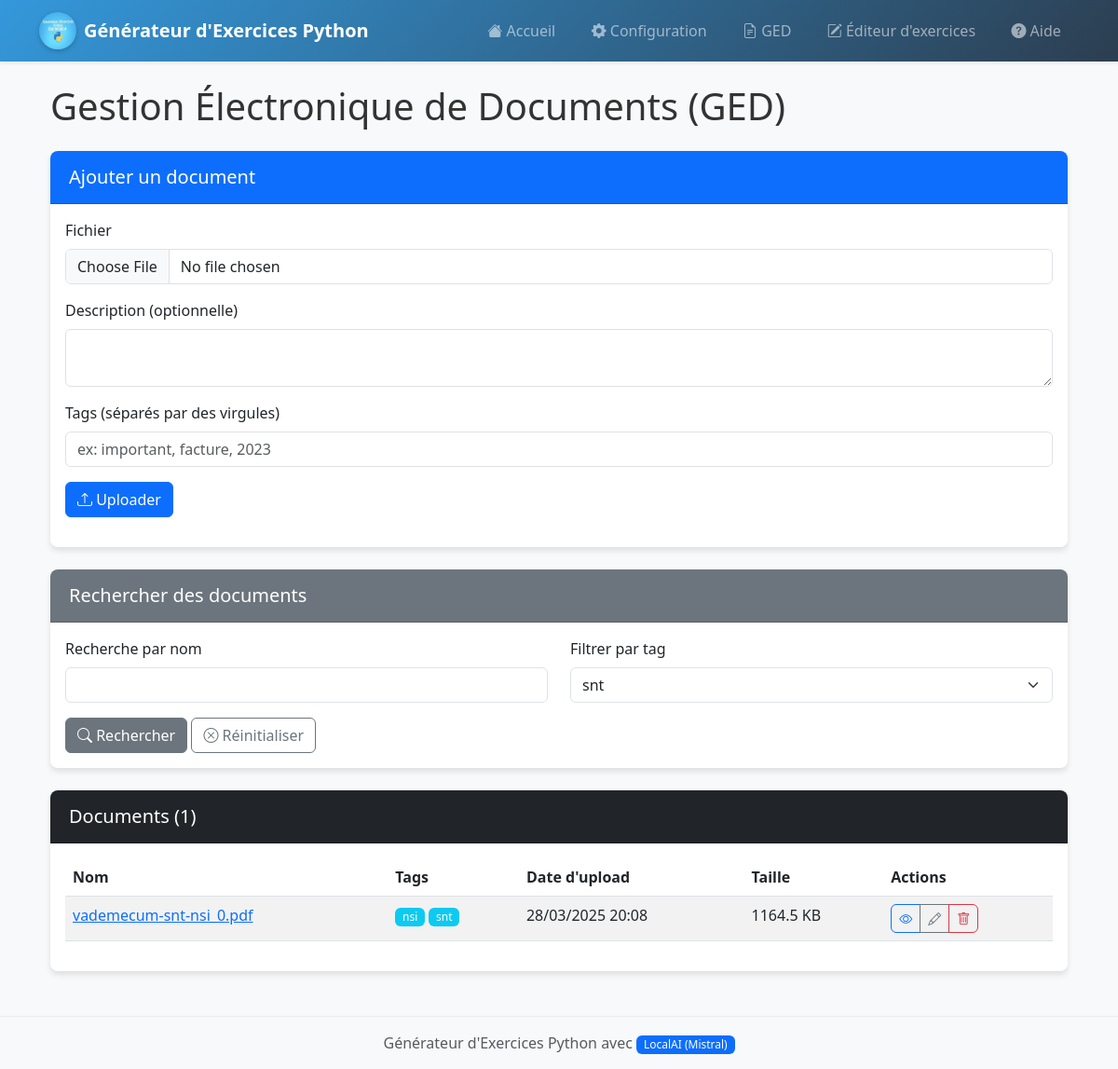
The page /ged/search?tag=snt on the database as committed earlier.
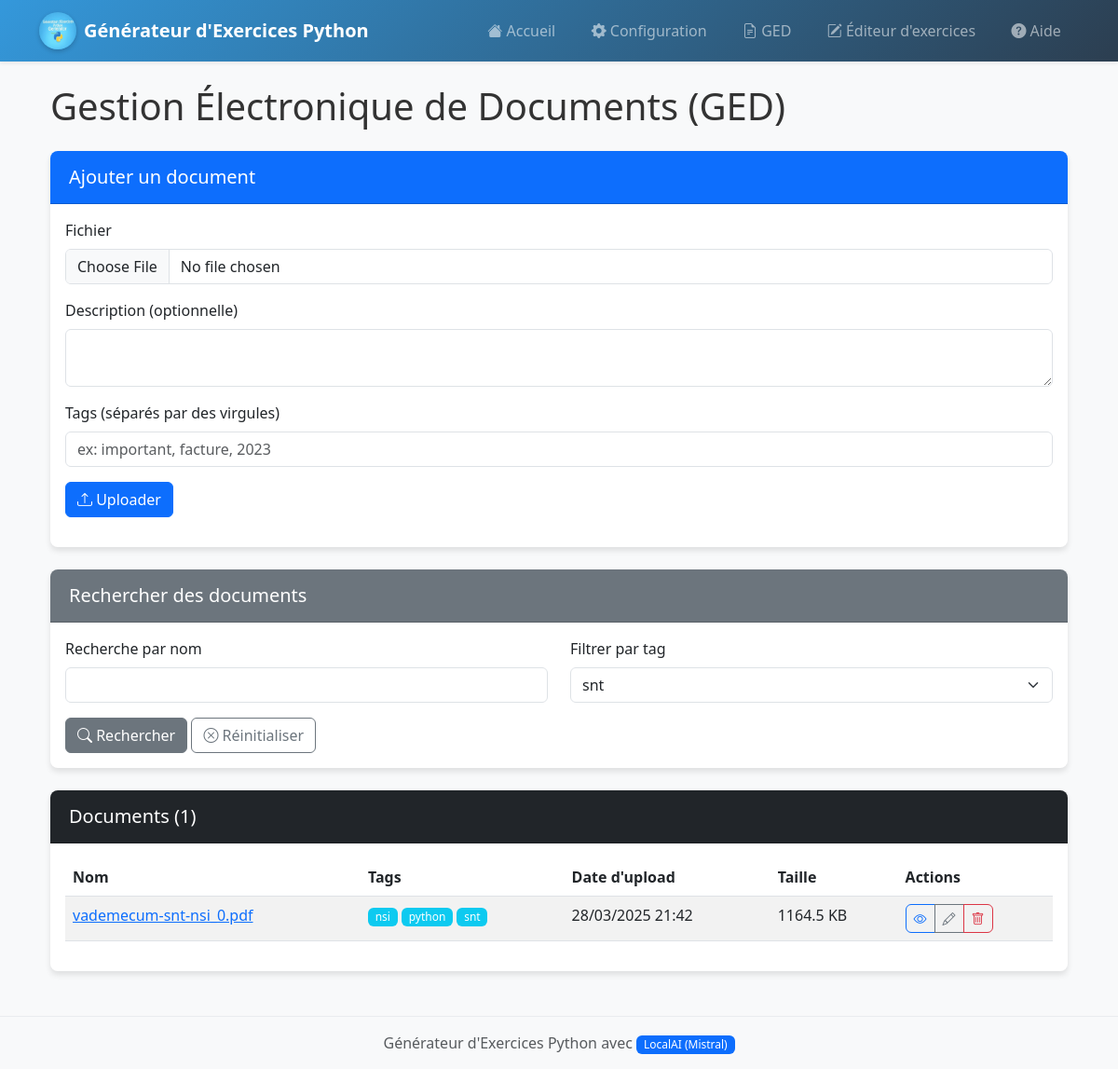
The same page on the database as committed later.
### app.py (models this page shows)
class Document(db.Model):
    id = db.Column(db.Integer, primary_key=True)
    nom_fichier = db.Column(db.String(255), nullable=False)
    nom_unique = db.Column(db.String(36), unique=True)  # UUID4
    date_upload = db.Column(db.DateTime, default=db.func.current_timestamp())
    taille_fichier = db.Column(db.Integer)  # Taille en octets
    type_mime = db.Column(db.String(100))  # Type MIME du fichier
    description = db.Column(db.Text)  # Description optionnelle
    user_id = db.Column(db.Integer)
    tags = db.relationship('Tag', secondary='document_tags', backref='documents')

class Tag(db.Model):
    id = db.Column(db.Integer, primary_key=True)
    nom = db.Column(db.String(50), unique=True)

### app.py (the view)
@app.route('/ged/search')
def search_documents():
    query = request.args.get('q', '')
    tag = request.args.get('tag', '')
    documents_query = Document.query
    if query:
        documents_query = documents_query.filter(Document.nom_fichier.ilike(f'%{query}%'))
    if tag:
        documents_query = documents_query.join(Document.tags).filter(Tag.nom == tag)
    documents = documents_query.order_by(Document.date_upload.desc()).all()
    tags = Tag.query.order_by(Tag.nom).all()
    return render_template('ged.html', documents=documents, tags=tags, query=query, selected_tag=tag)

### templates/ged.html (shortened to what this page needs)
{% extends "layout.html" %}
{% block content %}
<div class="container">
    <h1 class="mb-4">Gestion Électronique de Documents (GED)</h1>
    <div class="card mb-4">
        <div class="card-header bg-primary text-white">
            <h5 class="mb-0">Ajouter un document</h5>
        </div>
        <div class="card-body">
            <form id="uploadForm" enctype="multipart/form-data">
                <div class="mb-3">
                    <label for="file" class="form-label">Fichier</label>
                    <input type="file" class="form-control" id="file" name="file" required>
                </div>
                <div class="mb-3">
                    <label for="description" class="form-label">Description (optionnelle)</label>
                    <textarea class="form-control" id="description" name="description" rows="2"></textarea>
                </div>
                <div class="mb-3">
                    <label for="tags" class="form-label">Tags (séparés par des virgules)</label>
                    <input type="text" class="form-control" id="tags" name="tags" placeholder="ex: important, facture, 2023">
                </div>
                <button type="submit" class="btn btn-primary">
                    <i class="bi bi-upload"></i> Uploader
                </button>
            </form>
        </div>
    </div>
    <div class="card mb-4">
        <div class="card-header bg-secondary text-white">
            <h5 class="mb-0">Rechercher des documents</h5>
        </div>
        <div class="card-body">
            <form action="{{ url_for('search_documents') }}" method="get">
                <div class="row">
                    <div class="col-md-6 mb-3">
                        <label for="q" class="form-label">Recherche par nom</label>
                        <input type="text" class="form-control" id="q" name="q" value="{{ query|default('') }}">
                    </div>
                    <div class="col-md-6 mb-3">
                        <label for="tag" class="form-label">Filtrer par tag</label>
                        <select class="form-select" id="tag" name="tag">
                            {% for tag in tags %}
                            <option value="{{ tag.nom }}" {% if selected_tag == tag.nom %}selected{% endif %}>{{ tag.nom }}</option>
                            {% endfor %}
                        </select>
                    </div>
                </div>
                <button type="submit" class="btn btn-secondary">
                    <i class="bi bi-search"></i> Rechercher
                </button>
                {% if query or selected_tag %}
                <a href="{{ url_for('ged') }}" class="btn btn-outline-secondary">
                    <i class="bi bi-x-circle"></i> Réinitialiser
                </a>
                {% endif %}
            </form>
        </div>
    </div>
    <div class="card">
        <div class="card-header bg-dark text-white">
            <h5 class="mb-0">Documents ({{ documents|length }})</h5>
        </div>
        <div class="card-body">
            {% if documents %}
            <div class="table-responsive">
                <table class="table table-striped table-hover">
                    <thead>
                        <tr>
                            <th>Nom</th>
                            <th>Tags</th>
                            <th>Date d'upload</th>
                            <th>Taille</th>
                            <th>Actions</th>
                        </tr>
                    </thead>
                    <tbody>
                        {% for document in documents %}
                        <tr>
                            <td>
                                <a href="{{ url_for('view_document', document_id=document.id) }}" target="_blank">
                                    {{ document.nom_fichier }}
                                </a>
                            </td>
                            <td>
                                {% for tag in document.tags %}
                                <a href="{{ url_for('search_documents', tag=tag.nom) }}" class="badge bg-info text-decoration-none">
                                    {{ tag.nom }}
                                </a>
                                {% endfor %}
                            </td>
                            <td>{{ document.date_upload.strftime('%d/%m/%Y %H:%M') }}</td>
                            <td>{{ (document.taille_fichier / 1024)|round(1) }} KB</td>
                            <td>
                                <div class="btn-group">
                                    <a href="{{ url_for('view_document', document_id=document.id) }}" class="btn btn-sm btn-outline-primary" target="_blank" title="Voir">
                                        <i class="bi bi-eye"></i>
                                    </a>
                                    <a href="{{ url_for('edit_document', document_id=document.id) }}" class="btn btn-sm btn-outline-secondary" title="Modifier">
                                        <i class="bi bi-pencil"></i>
                                    </a>
                                    <button type="button" class="btn btn-sm btn-outline-danger" data-bs-toggle="modal" data-bs-target="#deleteModal{{ document.id }}" title="Supprimer">
                                        <i class="bi bi-trash"></i>
                                    </button>
                                </div>
                            </td>
                        </tr>
                        {% endfor %}
                    </tbody>
                </table>
            </div>
            {% else %}
            <div class="alert alert-info">
                <i class="bi bi-info-circle"></i> Aucun document trouvé.
            </div>
            {% endif %}
        </div>
    </div>
</div>
{% endblock %}

### templates/layout.html (shortened to what this page needs)
<!DOCTYPE html>
<html lang="fr">
<head>
    <link rel="stylesheet" href="https://cdn.jsdelivr.net/npm/bootstrap@5.3.0/dist/css/bootstrap.min.css">
    <link rel="stylesheet" href="https://cdn.jsdelivr.net/npm/bootstrap-icons@1.11.0/font/bootstrap-icons.css">
    <link rel="stylesheet" href="{{ url_for('static', filename='style.css') }}">
    <link rel="stylesheet" href="https://cdnjs.cloudflare.com/ajax/libs/codemirror/5.65.2/codemirror.min.css">
    <link rel="stylesheet" href="https://cdnjs.cloudflare.com/ajax/libs/codemirror/5.65.2/theme/monokai.min.css">
</head>
<body>
<nav class="navbar navbar-expand-lg navbar-dark bg-gradient shadow-sm">
    <div class="container">
        <a class="navbar-brand d-flex align-items-center" href="/">
            <img src="{{ url_for('static', filename='logo.jpg') }}" alt="Logo" width="40" height="40" class="d-inline-block align-text-top me-2 rounded-circle">
            <span class="fw-bold">Générateur d'Exercices Python</span>
        </a>
        <div class="collapse navbar-collapse" id="navbarNav">
            <ul class="navbar-nav ms-auto">
                <li class="nav-item">
                    <a class="nav-link" href="/" data-bs-toggle="tooltip" data-bs-placement="bottom" title="Accueil">
                        <i class="bi bi-house-fill"></i> Accueil
                    </a>
                </li>
                <li class="nav-item">
                    <a class="nav-link" href="/config" data-bs-toggle="tooltip" data-bs-placement="bottom" title="Paramètres du générateur d'exercices">
                        <i class="bi bi-gear-fill"></i> Configuration
                    </a>
                </li>
                <li class="nav-item">
                    <a class="nav-link" href="/ged" data-bs-toggle="tooltip" data-bs-placement="bottom" title="Gestion Électronique de Documents">
                        <i class="bi bi-file-earmark-text"></i> GED
                    </a>
                </li>
                <li class="nav-item">
                    <a class="nav-link" href="/data-editor" data-bs-toggle="tooltip" data-bs-placement="bottom" title="Éditeur de données d'exercices">
                        <i class="bi bi-pencil-square"></i> Éditeur d'exercices
                    </a>
                </li>
                <li class="nav-item">
                    <a class="nav-link" href="#" data-bs-toggle="modal" data-bs-target="#helpModal">
                        <i class="bi bi-question-circle-fill"></i> Aide
                    </a>
                </li>
            </ul>
        </div>
    </div>
</nav>
    <div class="container mt-4">
        {% block content %}{% endblock %}
    </div>
    <footer class="footer mt-5 py-3 bg-light">
        <div class="container text-center">
            <span class="text-muted">
                Générateur d'Exercices Python avec
                {% if ai_provider == 'gemini' %}
                    <span class="badge bg-info">Google Gemini</span>
                {% elif ai_provider == 'mistral' %}
                    <span class="badge bg-warning">Mistral Codestral</span>
                {% else %}
                    <span class="badge bg-primary">LocalAI (Mistral)</span>
                {% endif %}
            </span>
        </div>
    </footer>
</body>
</html>

### static/style.css (style rules this page uses)
:root { --primary-color: #3498db; --secondary-color: #2c3e50; --accent-color: #e74c3c; --success-color: #2ecc71; --warning-color: #f39c12; --info-color: #3498db; --light-color: #ecf0f1; --dark-color: #2c3e50; --transition-speed: 0.3s; --box-shadow: 0 4px 6px rgba(0, 0, 0, 0.1); --hover-shadow: 0 6px 12px rgba(0, 0, 0, 0.15); }
body { font-family: 'Segoe UI', Tahoma, Geneva, Verdana, sans-serif; background-color: #f8f9fa; color: #333; transition: background-color var(--transition-speed); }
.navbar { box-shadow: 0 2px 10px rgba(0, 0, 0, 0.1); transition: all var(--transition-speed); }
.navbar.bg-gradient { background: linear-gradient(135deg, var(--primary-color), var(--secondary-color)) !important; }
.navbar-brand { font-weight: 700; transition: transform var(--transition-speed); }
.navbar-brand img { transition: transform var(--transition-speed); box-shadow: 0 2px 5px rgba(0, 0, 0, 0.2); }
.nav-link { position: relative; transition: all var(--transition-speed); border-radius: 4px; padding: 0.5rem 1rem !important; margin: 0 0.2rem; }
.nav-link::after { content: ''; position: absolute; bottom: 0; left: 50%; width: 0; height: 2px; background-color: white; transition: all var(--transition-speed); transform: translateX(-50%); }
.footer { margin-top: 2rem; padding: 1rem 0; background-color: var(--light-color); border-top: 1px solid #e9ecef; transition: all var(--transition-speed); }
.footer .badge { transition: all var(--transition-speed); }
.card { box-shadow: var(--box-shadow); border: none; margin-bottom: 1.5rem; transition: all var(--transition-speed); border-radius: 0.5rem; overflow: hidden; }
.card-header { font-weight: 600; padding: 1rem 1.25rem; }
.card { animation: fadeIn 0.5s ease-out; }
.form-label { font-weight: 500; transition: all var(--transition-speed); }
.form-select, .form-control { transition: all var(--transition-speed); border-radius: 0.375rem; }
.btn { transition: all var(--transition-speed); border-radius: 0.375rem; position: relative; overflow: hidden; }
.btn::after { content: ''; position: absolute; top: 50%; left: 50%; width: 5px; height: 5px; background: rgba(255, 255, 255, 0.5); opacity: 0; border-radius: 100%; transform: scale(1, 1) translate(-50%, -50%); transform-origin: 50% 50%; }
.badge { transition: all var(--transition-speed); font-weight: 500; }

Rows that differ between the two databases and show on the page:
changed Document "vademecum-snt-nsi_0.pdf": loses Tag (nom "snt"); gains Tag (nom "python"); gains Tag (nom "snt"); date_upload "28/03/2025 20:08" → "28/03/2025 21:42"
